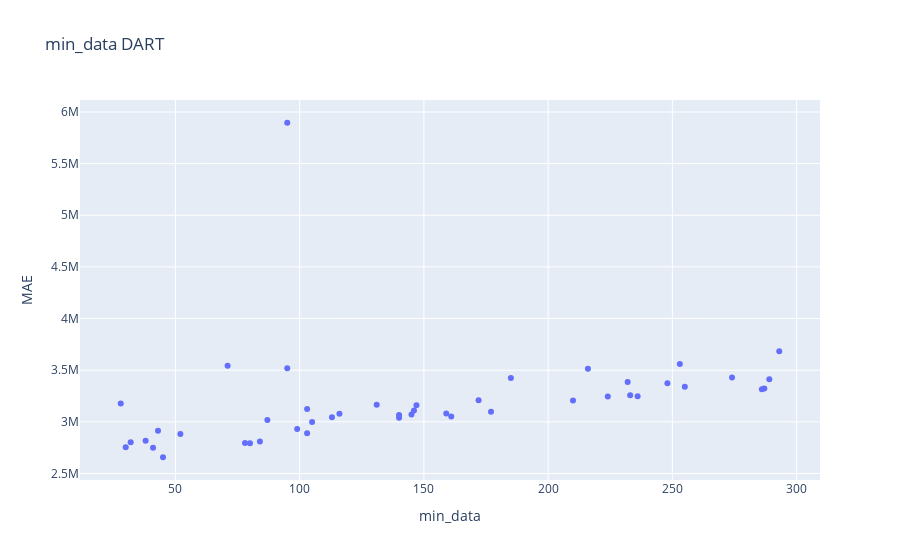

The notebook cell this image was saved under:
### Code cell
fig = go.Figure(data = go.Scatter(x = Y_dart, y = mae_dart, mode='markers'))
fig.update_layout(
    title = "min_data DART",
    xaxis_title = "min_data",
    yaxis_title = "MAE")
fig.show()
